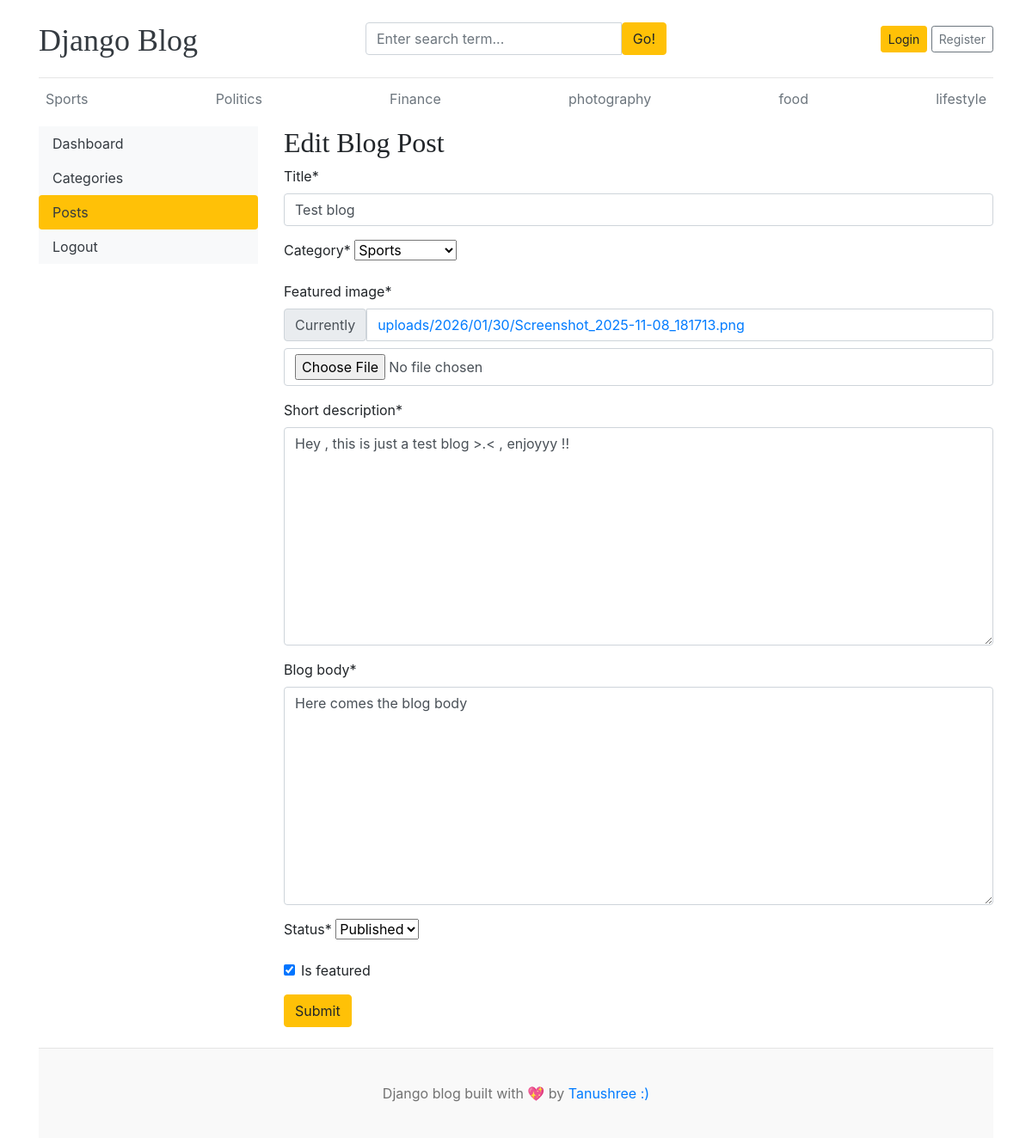
Screenshot of /dashboards/posts/edit/1/ with the database file from the repository.
### blogs/models.py (models this page shows, shortened)
class Category(models.Model):
    category_name=models.CharField(max_length=50,unique=True)
    created_at=models.DateTimeField(auto_now_add=True)
    updated_at=models.DateTimeField(auto_now=True)
    class Meta:
        verbose_name_plural='categories'
    def __str__(self):
        return self.category_name

class Blog(models.Model):
    title=models.CharField(max_length=100)
    slug=models.SlugField(max_length=150,unique=True)
    category=models.ForeignKey(Category, on_delete=models.CASCADE)
    author=models.ForeignKey(User,on_delete=models.CASCADE)
    featured_image=models.ImageField(upload_to='uploads/%Y/%m/%d')
    short_description=models.TextField(max_length=500)
    blog_body=models.TextField(max_length=2000)
    status=models.CharField(max_length=20,choices=STATUS_CHOICES,default="Draft")
    is_featured=models.BooleanField(default=0)
    created_at=models.DateTimeField(auto_now_add=True)
    updated_at=models.DateTimeField(auto_now=True)

### dashboards/views.py (the view, shortened to what this page needs)
# urls.py: path('posts/edit/<int:pk>/',views.edit_post,name='edit_post'),
def edit_post(request,pk):
    post=get_object_or_404(Blog,pk=pk)
    form=BlogPostForm(instance=post)
    context={
        'form':form,
        'post':post
    }
    return render (request,'dashboard/edit_post.html',context)

### dashboards/forms.py
class BlogPostForm(forms.ModelForm):
    class Meta:
        model=Blog
        fields=('title','category','featured_image','short_description','blog_body','status','is_featured')

### blogs/context_processors.py (called while the page is built)
def get_categories(request):
    categories=Category.objects.all()
    return dict(categories=categories)

def get_social_links(request):
    social_links=SocialLink.objects.all()
    return dict(social_links=social_links)

### templates/dashboard/edit_post.html (shortened to what this page needs)
{% extends 'base.html' %}
{% block content %}
{% load crispy_forms_tags %}
<div class="row">
    {% include 'dashboard/sidebar.html' %}
    <div class="col-md-9">
        <h2>Edit Blog Post</h2>
        <form action="{% url 'edit_post' post.id %}" method="POST" enctype="multipart/form-data">
            {{ form | crispy }}
            <button type="submit" class="btn btn-warning">Submit</button>
        </form>
        <br>
    </div>
</div>
{% endblock %}

### templates/base.html (shortened to what this page needs)
{% load static %}
<!DOCTYPE html>
<html lang="en">
<head>
    <link href="https://getbootstrap.com/docs/4.0/dist/css/bootstrap.min.css" rel="stylesheet">
    <link href="{% static 'css/blog.css' %}" rel="stylesheet">
    <link rel="stylesheet" href="https://cdnjs.cloudflare.com/ajax/libs/font-awesome/4.7.0/css/font-awesome.min.css">
  </head>
<body>
    <div class="container">
      <header class="blog-header py-3">
        <div class="row flex-nowrap justify-content-between align-items-center">
          <div class="col-4 pt-1">
            <a class="blog-header-logo text-dark" href="/">Django Blog</a>
          </div>
          <div class="col-4">
            <form action="{% url 'search' %}" method="GET">
              <div class="input-group">
                <input class="form-control" type="text" name="keyword" value="{{ keyword }}" placeholder="Enter search term..." aria-label="Enter search term..." aria-describedby="button-search" />
                <button type="submit" class="btn btn-warning" id="button-search" type="button">Go!</button>
            </div>
            </form>
          </div>
          <div class="col-4 d-flex justify-content-end align-items-center">
            {% if not user.is_authenticated %}
            <a class="btn btn-sm btn-warning" href="{% url 'login' %}">Login</a> &nbsp;
            <a class="btn btn-sm btn-outline-secondary" href="{% url 'register' %}">Register</a>
            {% else %}
            <span><a href="{% url 'dashboard' %}">Dashboard</a></span>
            &emsp;
            <span><a href="{% url 'logout' %}">Logout</a></span>
            {% endif %}
          </div>
        </div>
      </header>
      <div class="nav-scroller py-1 mb-2">
        <nav class="nav d-flex justify-content-between">
          {% for cat in categories %}
          <a class="p-2 text-muted" href="{% url 'posts_by_category' cat.id %}">{{ cat.category_name }}</a>
          {% endfor %}
        </nav>
      </div>
{% block content %}
{% endblock %}
<footer class="blog-footer">
    <p>Django blog built with 💖 by <a href="#">Tanushree :)</a></p>
  </footer>
  </body>
  </html>

### static/css/blog.css (style rules this page uses)
.blog-header { border-bottom: 1px solid #e5e5e5; }
.blog-header-logo { font-family: "Playfair Display", Georgia, "Times New Roman", serif; font-size: 2.25rem; }
h1, h2, h3, h4, h5, h6 { font-family: "Playfair Display", Georgia, "Times New Roman", serif; }
.blog-footer { padding: 2.5rem 0; color: #727272; text-align: center; background-color: #f9f9f9; border-top: .05rem solid #e5e5e5; }
.blog-footer p:last-child { margin-bottom: 0; }

### rows the page displays
Category: category_name "Sports"
Category: category_name "Politics"
Category: category_name "Finance"
Category: category_name "photography"
Category: category_name "food"
Category: category_name "lifestyle"
Blog: title "Test blog", category "Sports", short_description "Hey , this is just a test blog >.< , enjoyyy !!", blog_body "Here comes the blog body", status "Published", is_featured "☑"
